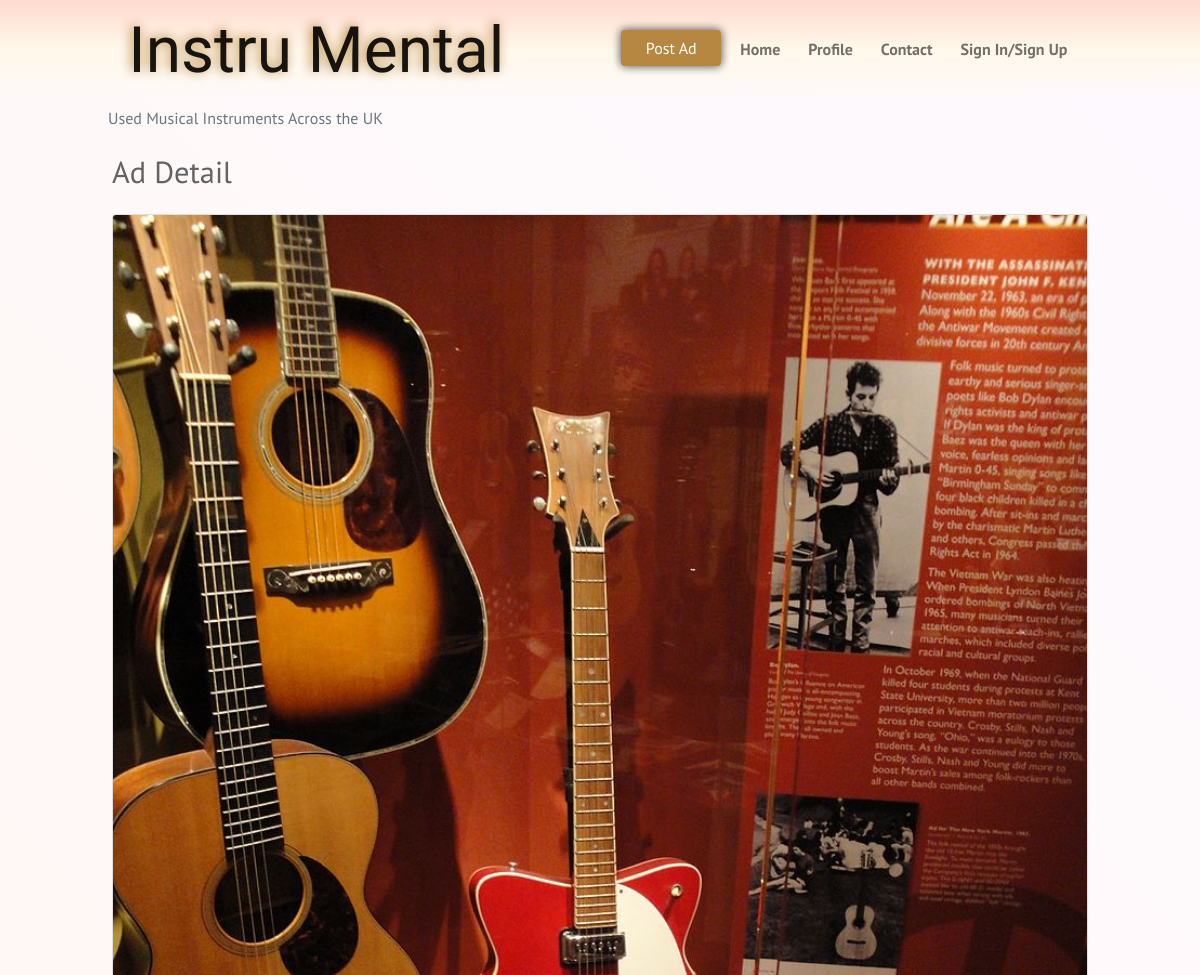
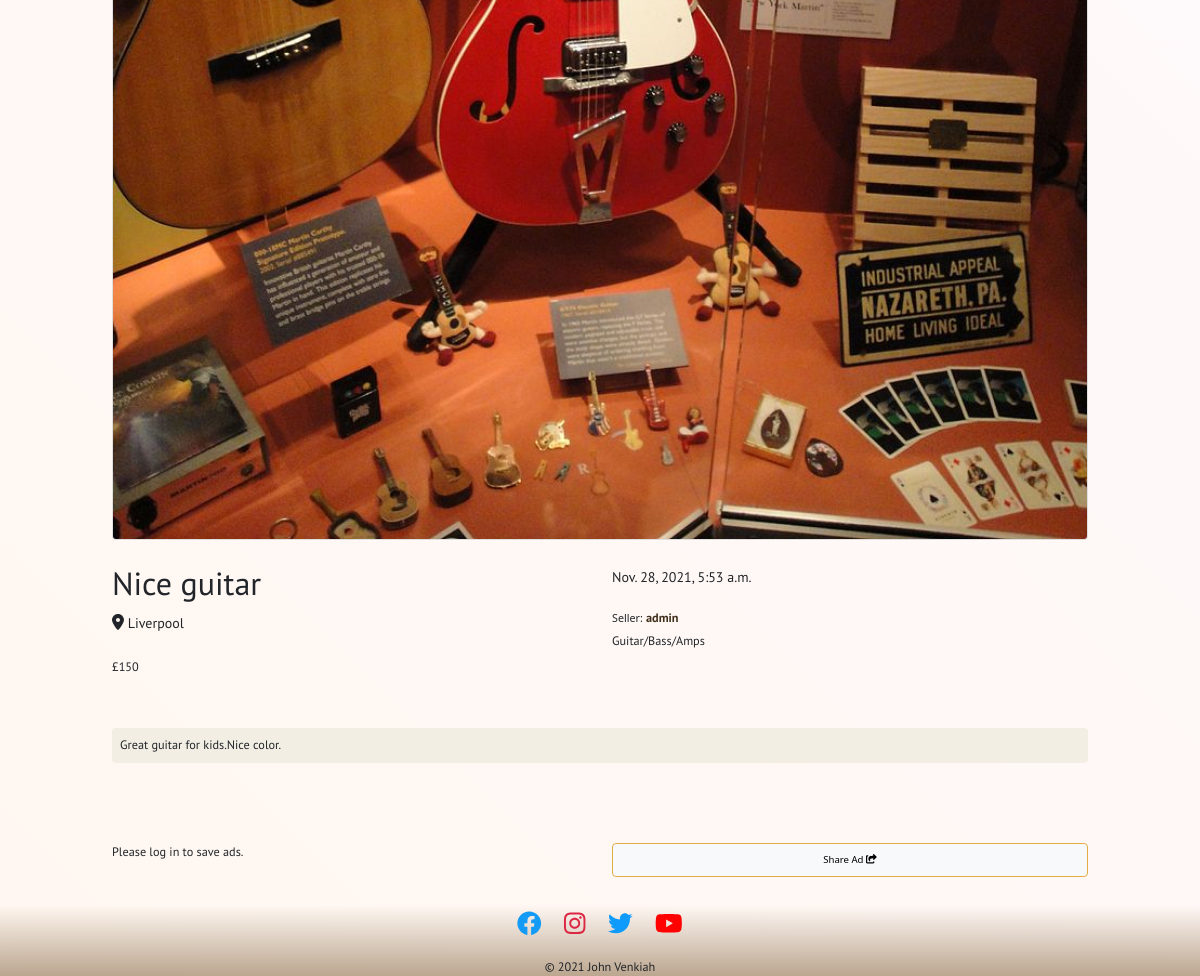
The app's page /ad_detail/admin/nice-guitar/ with its own data (2 pictures, top to bottom).
### ads/models.py (models this page shows, shortened)
class Ad(models.Model):
    title = models.CharField(max_length=250, unique=True)
    slug = models.SlugField(max_length=200, unique=True)
    seller = models.ForeignKey(User, on_delete=models.CASCADE)
    image = models.ImageField(blank=False)
    category = models.CharField(max_length=250)
    description = models.CharField(max_length=800)
    created_on = models.DateTimeField(auto_now_add=True)
    price = models.PositiveIntegerField(
        validators=[MaxValueValidator(99999999)]
    )
    location = models.CharField(max_length=200)
    city = models.CharField(max_length=200)
    sold = models.BooleanField(default=False)
    saved = models.ManyToManyField(User, related_name='ad_saves', blank=True)
    class Meta:
        ordering = ['-created_on']
        verbose_name = 'ad'
        verbose_name_plural = 'ads'

### ads/views.py (the view)
class AdDetailView(DetailView):
    model = Ad
    def get(self, request, slug, *args, **kwargs):
        queryset = Ad.objects.all()
        ad = get_object_or_404(queryset, slug=slug)
        saved = False
        if ad.saved.filter(id=self.request.user.id).exists():
            saved = True
        return render(
            request,
            'ads/ad_detail.html',
            {
                'ad': ad,
                'saved': saved,
            },
        )

### templates/ads/ad_detail.html (shortened to what this page needs)
{% extends "main/base.html" %}
{% load static %}
{% load social_share %}
{% block content %}
<div class="container-fluid justify-content-center col-md-10">
    <div class="row">
        <div class="col">
            <h2>Ad Detail</h2>
            <div class="card my-4">
                <img src="{{ ad.image.url }}" alt="">
            </div>
        </div>
    </div>
    <div class="row">
        <div class="col-6 align-top">
            <h3 class="h2">{{ ad.title }}</h3>
            {% if request.user.username == ad.seller.username %}
            <p class="card-text mt-4"><i class="fas fa-map-marker-alt"></i><small> {{ ad.location }}</small></p>
            {% else %}
            <p class="card-text mt-1"><i class="fas fa-map-marker-alt"></i><small> {{ ad.city }}</small></p>
            {% endif %}
        </div>
        <div class="col-6">
            <p><small class="mt-1">{{ ad.created_on }}<small></p>
            <small>Seller:</small>
            <a class="card-text mt-1" href="{% url 'user_profile:profile' ad.seller %}">
                <strong>{{ ad.seller }}</strong>
            </a>
            <p class="card-text mt-1">{{ ad.category }}</p>
        </div>
    </div>
    {% if ad.sold %}
    <div class="row">
        <div class="col-6">
            <p class="card-text sold my-1">£{{ ad.price }}</p>
        </div>
        <div class="col-6">
            <p class="card-text text-danger mt-1">SOLD</p>
        </div>
    </div>
    {% else %}
    <div class="row">
        <div class="col">
            <p class="card-text my-1">£{{ ad.price }}</p>
        </div>
    </div>
    {% endif %}
    <div class="row">
        <div class="col-12">
            <div class="card bg-creme my-md-5">
                <p class="card-text m-2">{{ ad.description }}</p>
            </div>
        </div>
    </div>
    <div class="row">
    </div>
    <div class="row mt-3">
            {% if user.is_authenticated %}
                {% if request.user.username != ad.seller.username %}
                <div class="col-6">
                    <form class="d-grid" action="{% url 'ads:ad_save' ad.slug %}" method="POST">
                        {% csrf_token %}
                        {% if saved %}
                        <button type="submit" name="ad_id" value="{{ ad.slug }}" class="btn btn-light save-share-link">
                            Saved to My Ads
                            <i class="fas fa-heart"></i>
                        </button>
                        {% else %}
                        <button type="submit" name="ad_id" value="{{ ad.slug }}" class="btn btn-light save-share-link">
                            Save to My Ads
                            <i class="far fa-heart"></i>
                        </button>
                            {% endif %}
                            {% endif %}
                    </form>
                </div>
            {% else %}
            <div class="col-6">
                <p>Please log in to save ads.</p>
            </div>
            {% endif %}
            <div class="col-6 d-grid mx-auto">
                <button type="button" class="btn btn-light save-share-link" data-bs-toggle="modal" data-bs-target="#exampleModal">
                    Share Ad
                    <i class="fas fa-share-square"></i>
                </button>
            </div>
        </div>
</div>
{% endblock %}

### static/css/style.css (style rules this page uses)
html, body { margin: 0; padding: 0; }
p, span, a, h2, h3, h4, h5 { font-family: 'PT Sans', sans-serif; }
p, span, a { font-weight: 400; }
h2 { font-size: calc(1.3rem + .8vw); color: #636363; }
a { color: #412f1c; text-decoration: none; }
.card { overflow: hidden; }
.btn { display: block; }
.btn { box-shadow: 0px 0px 10px rgba(0, 0, 0, 0.4), 0px 0px 10px rgba(0, 0, 0, 0.4); }
.save-share-link { font-size: .6rem; border: 1px solid rgb(141, 96, 0); box-shadow: none; }
.bg-creme { background-color: #f3eee4; border: none; }
.btn-light { box-shadow: 0 0 10px, rgb(136, 136, 136); border: 1px solid rgb(228, 172, 68); }

### records on screen
Ad: image (picture), title "Nice guitar", city "Liverpool", created_on "Nov. 28, 2021, 5:53 a.m.", seller "admin", category "Guitar/Bass/Amps", price "150", description "Great guitar for kids.Nice color."
